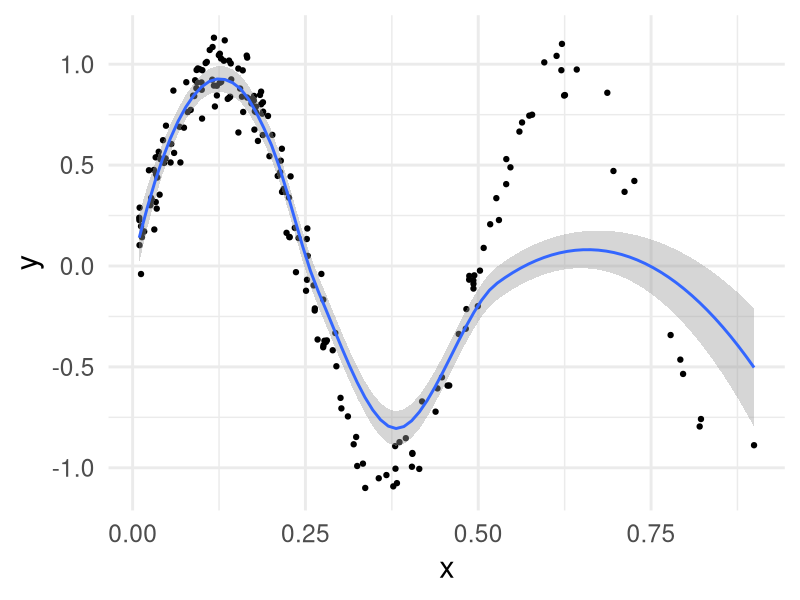
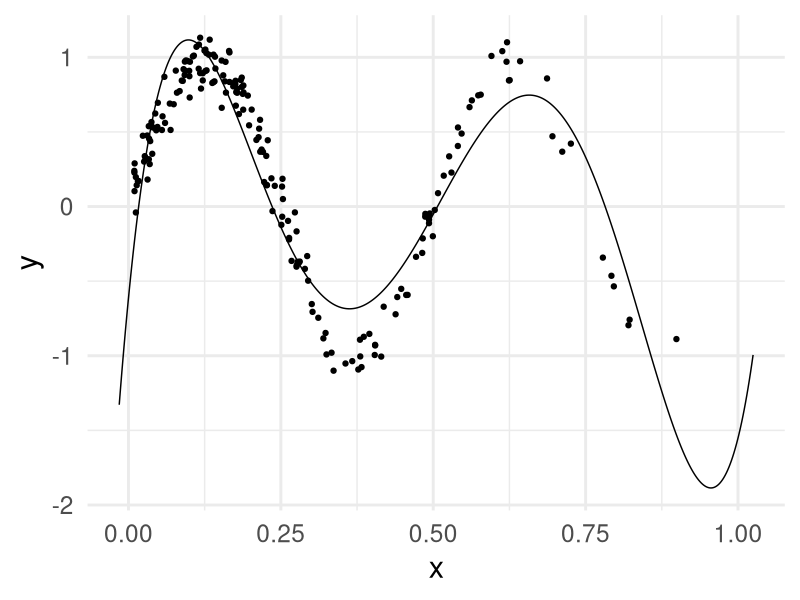
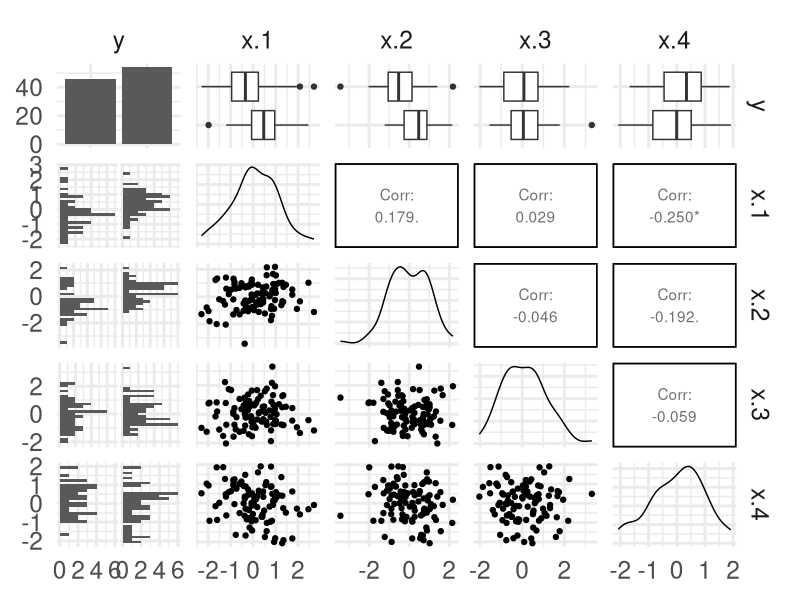
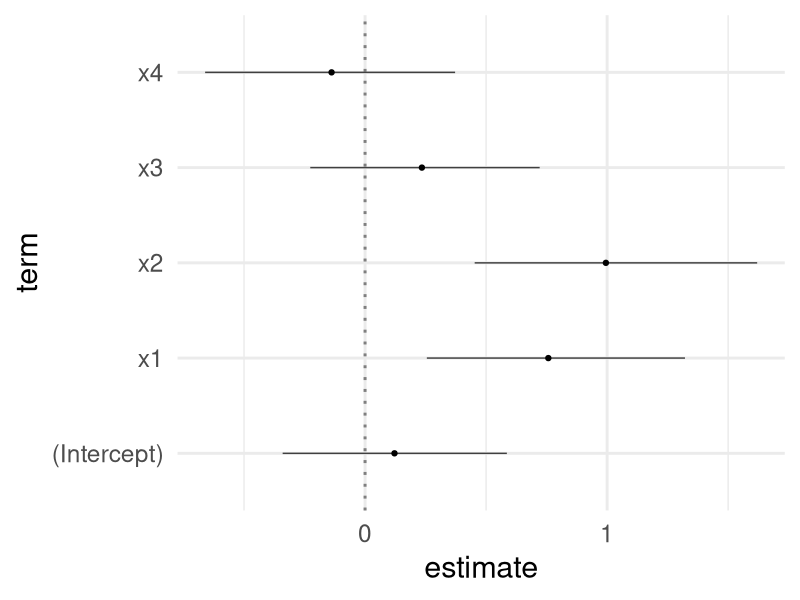
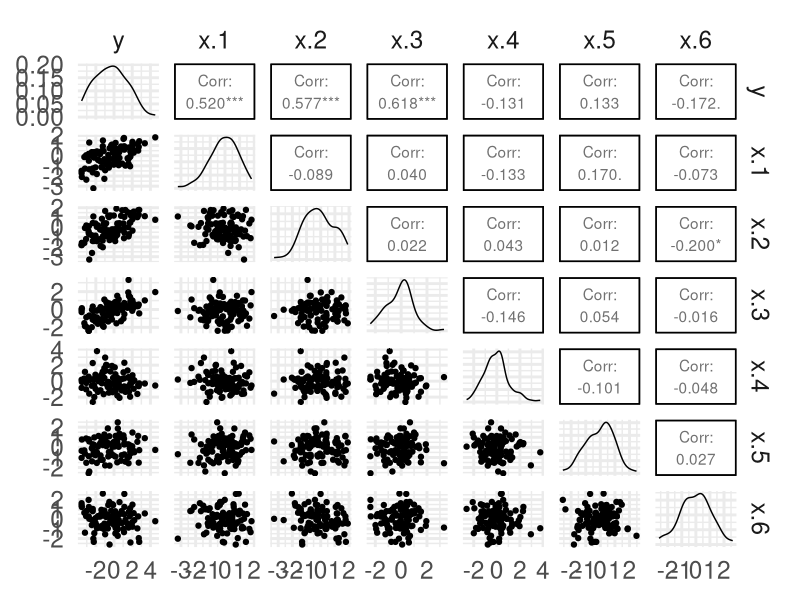

These figures' R source, in order:
## ---- chunk 1
knitr::opts_chunk$set(echo = TRUE)
library(tidyverse) # required
library(broom)     # required
library(modelr)    # for data_grid
library(GGally)
theme_set(theme_minimal(base_size = 22))
## ---- chunk 2
# change this function
f <- function(x) sin(4*pi*x)
n <- 200
train1d <- 
  data.frame(
    x = rbeta(n, 1, 3)
    ) %>%
  # change the noise level sd
  mutate(y = f(x) + rnorm(n, sd = .1))

# plot data and loess curve
ggplot(train1d, aes(x, y)) + 
  geom_point() +
  geom_smooth()
## ---- chunk 3
model_lm <- lm(y ~ poly(x, 5), data = train1d)

train1d_grid <- 
  data_grid(train1d,
          x = seq_range(c(x, 1), 500, expand = .05))

augment(model_lm,
        newdata = train1d_grid) %>%
  ggplot(aes(x, y)) +
  geom_point(data = train1d) +
  geom_line(aes(y = .fitted))
## ---- chunk 4
# Loss function in linear regression RSS:
least_squares_loss <- function(x,y,beta) {
  sum((y-x%*%beta)^2)
}

# Loss function gradient:
least_squares_gradient <- function(x,y,beta) {
  -2*t(x)%*%(y-x%*%beta) #in matrix notation
}
## ---- chunk 5
# Model data and initialise coefficient vector
y <- train1d$y
x <- model.matrix(model_lm)
p <- ncol(x)

gamma <- 1 #step size within permitted values
beta0 <-rep(0,p) #initialise vector of parameters as 1xp vector of zeros 

previous_loss <- least_squares_loss(x,y,beta0)
grad0 <- least_squares_gradient(x,y, beta0)
beta1 <- beta0 - gamma*grad0 #first update of beta
next_loss <- least_squares_loss(x,y,beta1)
previous_beta <- beta1

for(i in 1:5){
  gradn <- least_squares_gradient(x,y, previous_beta)
  next_beta <- previous_beta - gamma*gradn
  previous_beta <- next_beta
  print(previous_beta)
}



## ---- chunk 6
gamma <- 0.001
beta0 <- beta0 <-rep(0,p)
previous_loss<- previous_loss <- least_squares_loss(x,y,beta0)
grad0 <- least_squares_gradient(x,y, beta0)
beta1 <- beta0 - gamma*grad0
next_loss <- least_squares_loss(x,y,beta1)
steps <- 1 #for printing updates


#we iterate until the change in values of the loss function is small enough
while ((next_loss - previous_loss > 0.01)) {
   gradn <- least_squares_gradient(x,y, previous_beta)
  next_beta <- previous_beta - gamma*gradn
  grad_current <- gradn
  if (steps %% 50 == 0) print(previous_loss)
  steps <- steps + 1
  previous_beta <- next_beta
  previous_loss <- next_loss
  next_loss <- least_squares_loss(x,y,next_beta)
  
}
  

## ---- chunk 7
c(steps, previous_loss, next_loss)
next_beta
## ---- chunk 8

## ---- chunk 9
n <- 100; p <- 4; sparsity <- 2
x <- matrix(rnorm(n*p), nrow = n)
true_beta <- c(rep(1, sparsity), rep(0, p - sparsity))
mu <- x %*% true_beta
px <- exp(mu)/(1+exp(mu))
y <- rbinom(n, 1, px)
train_hd <- data.frame(y = as.factor(y), x = x)
## ---- chunk 10
train_hd %>% 
  select(y, num_range("x.", 1:4)) %>%
  ggpairs(progress = F)
## ---- chunk 11

## ---- chunk 12

## ---- chunk 13
glm(y ~ x, family = "binomial") %>%
  ggcoef()
## ---- chunk 14
n <- 100; p <- 200; sparsity <- 3
x <- matrix(rnorm(n*p), nrow = n)
true_beta <- c(rep(1, sparsity), rep(0, p - sparsity))
y <- x %*% true_beta
train_hd <- data.frame(y = y, x = x)
## ---- chunk 15
train_hd %>% 
  select(y, num_range("x.", 1:6)) %>%
  ggpairs(progress = F)
## ---- chunk 16

